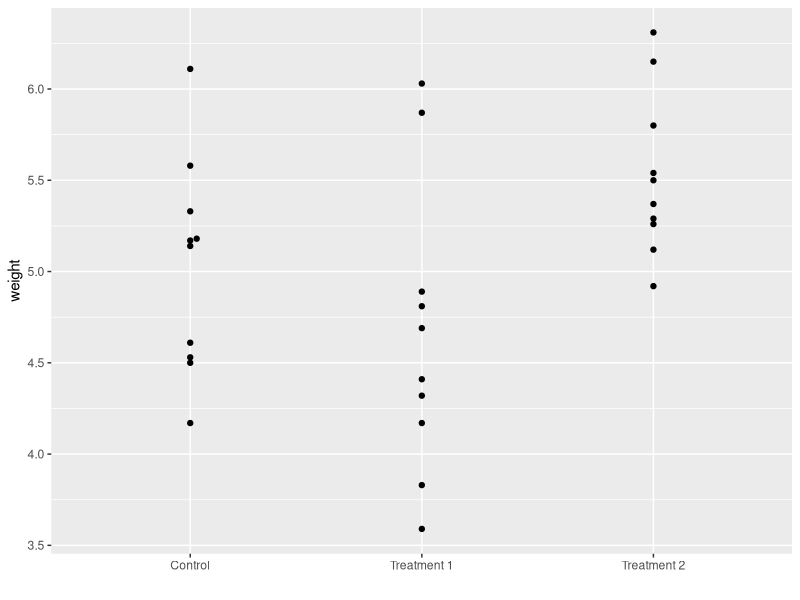

This figure's R source:
## ---- chunk 1
knitr::opts_chunk$set(echo = TRUE)
## ---- chunk 2
library(tidyverse)
library(purrr)
library(ggbeeswarm)
## ---- chunk 3
data("PlantGrowth")
PlantGrowth
## ---- chunk 4
PlantGrowth %>% 
   mutate(group = fct_recode(group, 
                            Control = "ctrl", 
                            `Treatment 1` = "trt1", 
                            `Treatment 2` = "trt2")) %>% 
  ggplot(aes(x = group, y = weight)) + 
  geom_beeswarm() + 
  labs(x = "")
## ---- chunk 5
PlantGrowth %>% 
  filter(group %in% c("ctrl", "trt2")) %>% 
    t.test(weight ~ group, data  = .) 
## ---- chunk 6
library("broom")
PlantGrowth %>% 
  filter(group %in% c("ctrl", "trt2")) %>% 
  t.test(weight ~ group, data  = .) %>% 
    tidy()
## ---- chunk 7
PlantGrowth %>% 
  bind_rows(PlantGrowth) %>% # Add the duplicate of the dataset
  filter(group %in% c("ctrl", "trt2")) %>% 
  t.test(weight ~ group, data  = .) %>% 
  tidy()
## ---- chunk 8
PlantGrowth %>% 
  sample_frac(size = 0.5) %>% 
  bind_rows(., .) %>% 
  filter(group %in% c("ctrl", "trt2")) %>% 
  t.test(weight ~ group, data  = .) %>% 
  tidy()
## ---- chunk 9
pg1 <- PlantGrowth %>% 
  sample_frac(size = 0.5) 
pg2 <- pg1 %>% 
  mutate(noise = rnorm(15, mean = 0, sd = 0.2), 
         weight = weight + noise) %>% 
  select(-noise)

pg1 %>% 
  bind_rows(pg2) %>% 
  filter(group %in% c("ctrl", "trt2")) %>% 
  t.test(weight ~ group, data  = .) %>% 
  tidy()
## ---- chunk 10

